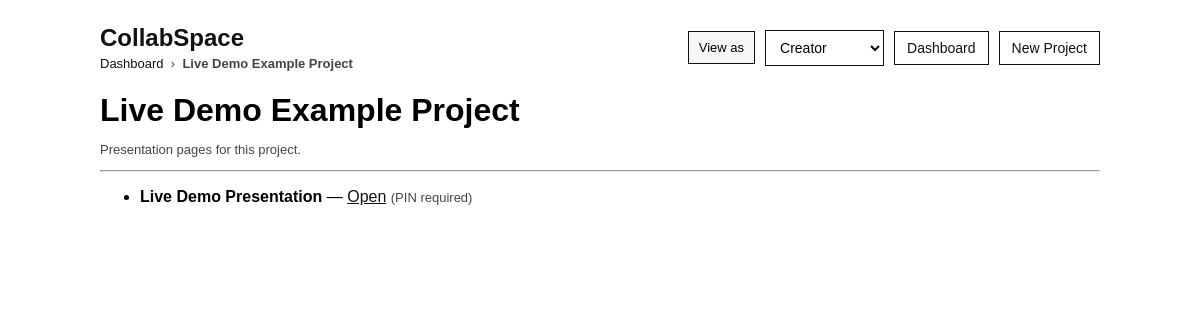
Page /projects/3/presentations on the committed database.
### models.py (models this page shows)
class Project(db.Model):
    __tablename__ = "projects"
    id = db.Column(db.Integer, primary_key=True)
    title = db.Column(db.String(120), nullable=False)
    description = db.Column(db.Text, nullable=True)
    allow_collaborator_set_current = db.Column(db.Boolean, default=False)
    created_at = db.Column(db.DateTime, default=datetime.utcnow)
    assets = db.relationship("Asset", backref="project", cascade="all, delete-orphan")
    presentations = db.relationship("PresentationPage", backref="project", cascade="all, delete-orphan")

class PresentationPage(db.Model):
    __tablename__ = "presentation_pages"
    id = db.Column(db.Integer, primary_key=True)
    project_id = db.Column(db.Integer, db.ForeignKey("projects.id"), nullable=False)
    title = db.Column(db.String(160), nullable=False)
    share_token = db.Column(db.String(64), unique=True, nullable=False)
    pin_code = db.Column(db.String(12), nullable=True)  # PIN required to view link
    created_at = db.Column(db.DateTime, default=datetime.utcnow)
    items = db.relationship(
        PresentationItem,
        backref="presentation",
        cascade="all, delete-orphan"
    )

### app.py (the view)
    @app.route("/projects/<int:project_id>/presentations", methods=["GET"])
    def project_presentations(project_id):
        project = Project.query.get_or_404(project_id)
        role = get_project_role(project_id)
        presentations = PresentationPage.query.filter_by(project_id=project_id).order_by(PresentationPage.created_at.desc()).all()
        return render_template(
            "project_presentations.html",
            project=project,
            role=role,
            global_role=session.get("global_role", "Creator"),
            presentations=presentations,
        )

### templates/project_presentations.html (shortened to what this page needs)
{% extends "base.html" %}
{% block content %}
<h1 style="margin-bottom:6px;">{{ project.title }}</h1>
<p class="muted">Presentation pages for this project.</p>
<hr/>
{% if presentations %}
  <ul>
    {% for p in presentations %}
      <li style="margin-bottom:8px;">
        <b>{{ p.title }}</b> —
        <a href="{{ url_for('presentation_view', share_token=p.share_token) }}">Open</a>
        <span class="muted">(PIN required)</span>
      </li>
    {% endfor %}
  </ul>
{% else %}
  <p>No presentation pages yet.</p>
  {% if role == 'Creator' %}
    <a class="btn" href="{{ url_for('presentation_new', project_id=project.id) }}">Create Presentation Page</a>
  {% endif %}
{% endif %}
{% endblock %}

### templates/base.html (shortened to what this page needs)
<!doctype html>
<html>
<head>
</head>
<body>
  <div class="topbar">
    <div class="brand">
      <h2>
        <a href="{{ url_for('dashboard') }}" style="text-decoration:none;">CollabSpace</a>
      </h2>
      {% if project is defined and project %}
        <div class="crumbs">
          <a href="{{ url_for('dashboard') }}" style="text-decoration:none;">Dashboard</a>
          &nbsp;›&nbsp;
          <span><b>{{ project.title }}</b></span>
        </div>
      {% else %}
        <div class="crumbs">Dedicated space for creatives</div>
      {% endif %}
    </div>
    <div class="right-controls">
      {% if project is defined and project %}
        <div class="pill">View as</div>
        <form method="POST" action="{{ url_for('set_role', project_id=project.id) }}" style="margin:0;">
          <div class="segment">
            <select name="role" onchange="this.form.submit()">
              <option value="Creator" {% if role=='Creator' %}selected{% endif %}>Creator</option>
            </select>
          </div>
        </form>
      {% endif %}
      <a class="btn" href="{{ url_for('dashboard') }}">Dashboard</a>
      <a class="btn" href="{{ url_for('project_new') }}">New Project</a>
    </div>
  </div>
  {% block content %}{% endblock %}
</body>
</html>

### templates/base.html (style rules this page uses)
body { font-family: Arial, sans-serif; max-width: 1000px; margin: 24px auto; }
a { color: #111; }
.btn { padding: 8px 12px; border: 1px solid #111; background: white; cursor:pointer; text-decoration:none; display:inline-block; font-size:14px; }
input, textarea, select { padding: 8px; border: 1px solid #111; width: 100%; box-sizing: border-box; font-size:14px; }
.muted { color:#444; font-size:13px; }
.topbar { display:flex; align-items:center; justify-content:space-between; gap:12px; margin-bottom:10px; }
.brand { display:flex; flex-direction:column; gap:4px; }
.brand h2 { margin:0; }
.crumbs { font-size:13px; color:#444; }
.right-controls { display:flex; align-items:center; gap:10px; flex-wrap:wrap; justify-content:flex-end; }
.segment { display:flex; border:1px solid #111; overflow:hidden; height:34px; }
.segment select { width:auto; border:none; height:34px; padding:0 10px; outline:none; appearance:auto; background:white; }
.pill { padding: 8px 10px; border: 1px solid #111; font-size:13px; background:#f7f7f7; white-space:nowrap; }

### rows in the picture
Project: title "Live Demo Example Project"
PresentationPage: title "Live Demo Presentation"
